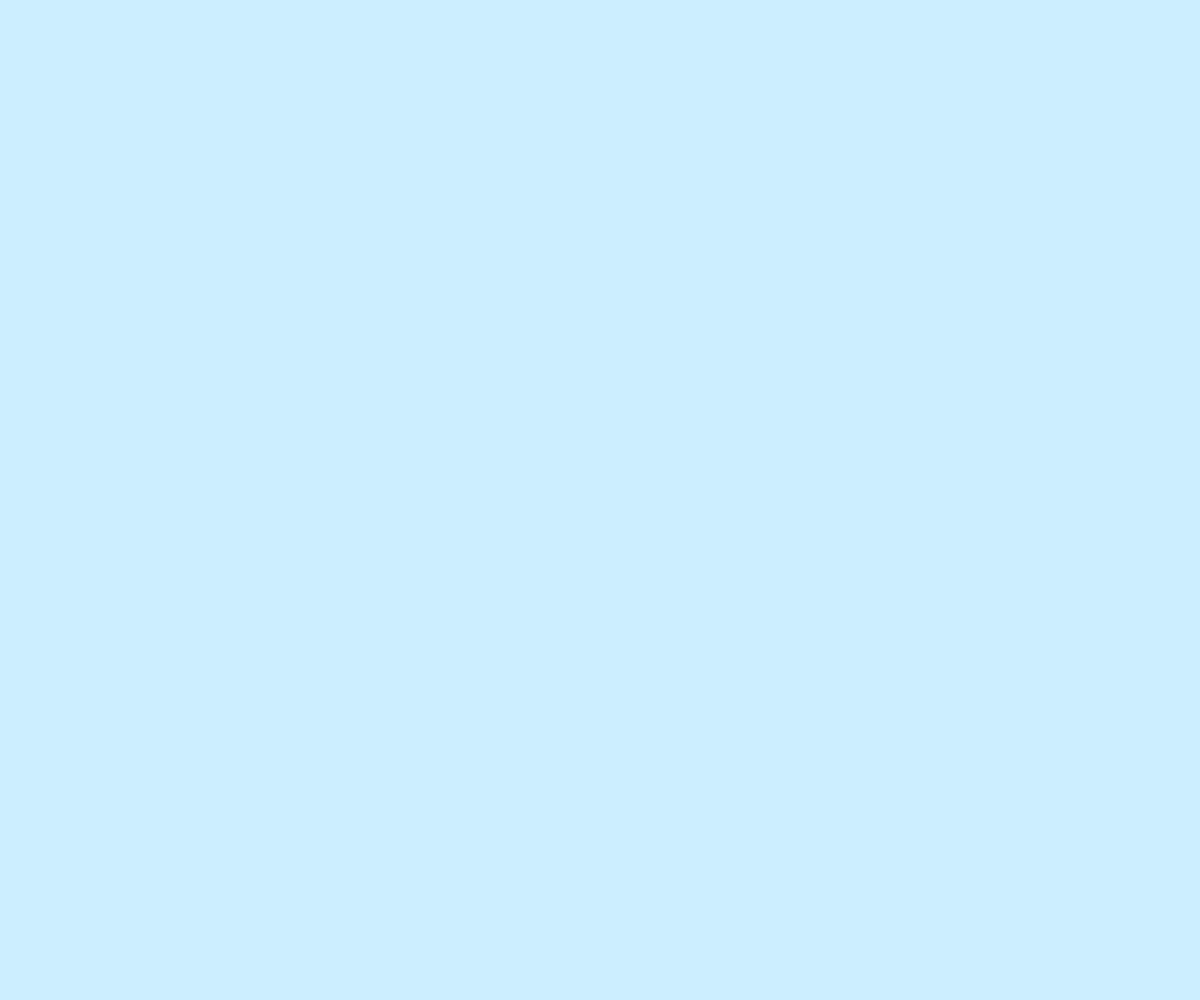
Frame 1 (no input)
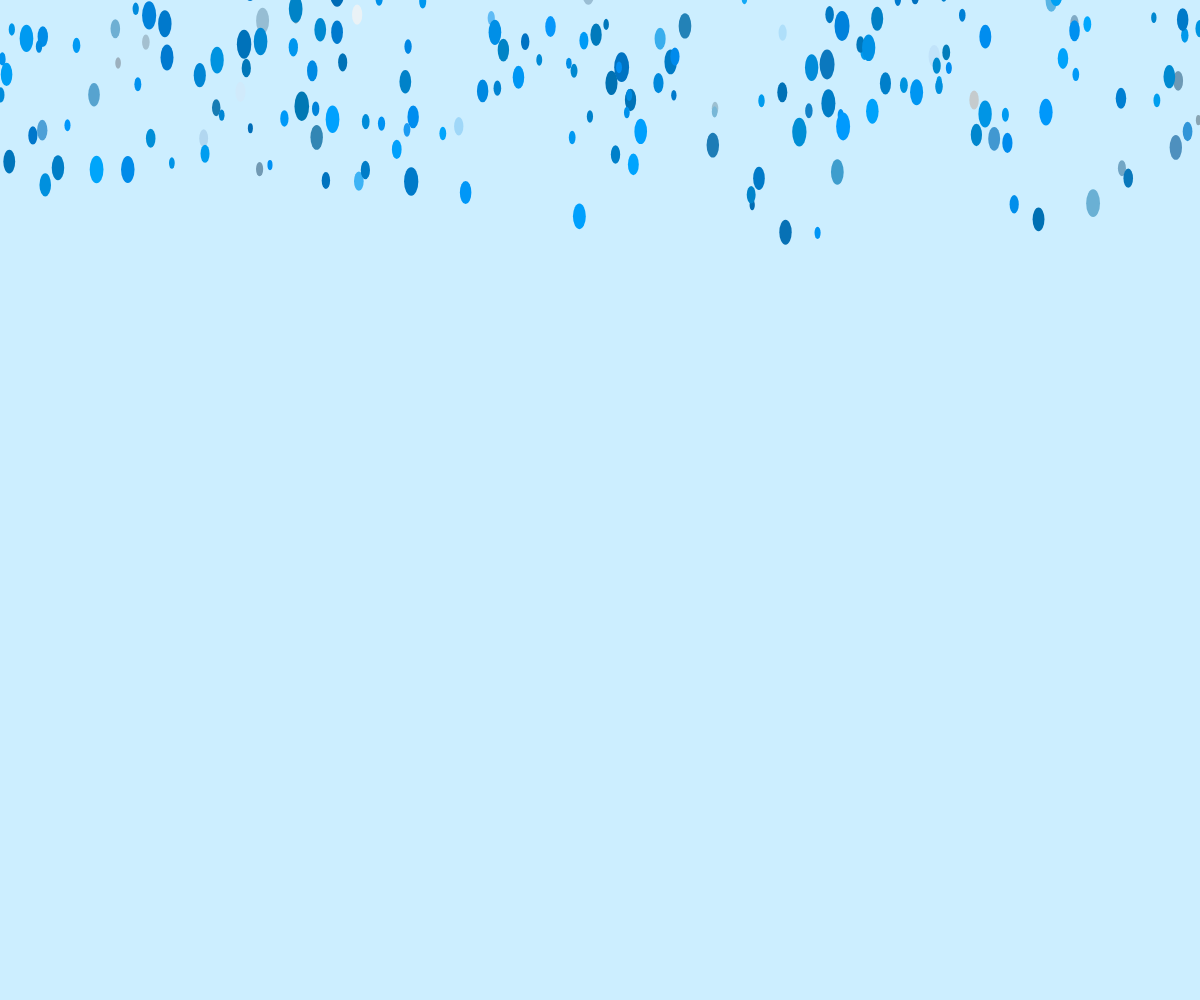
Frame 60 (no input)
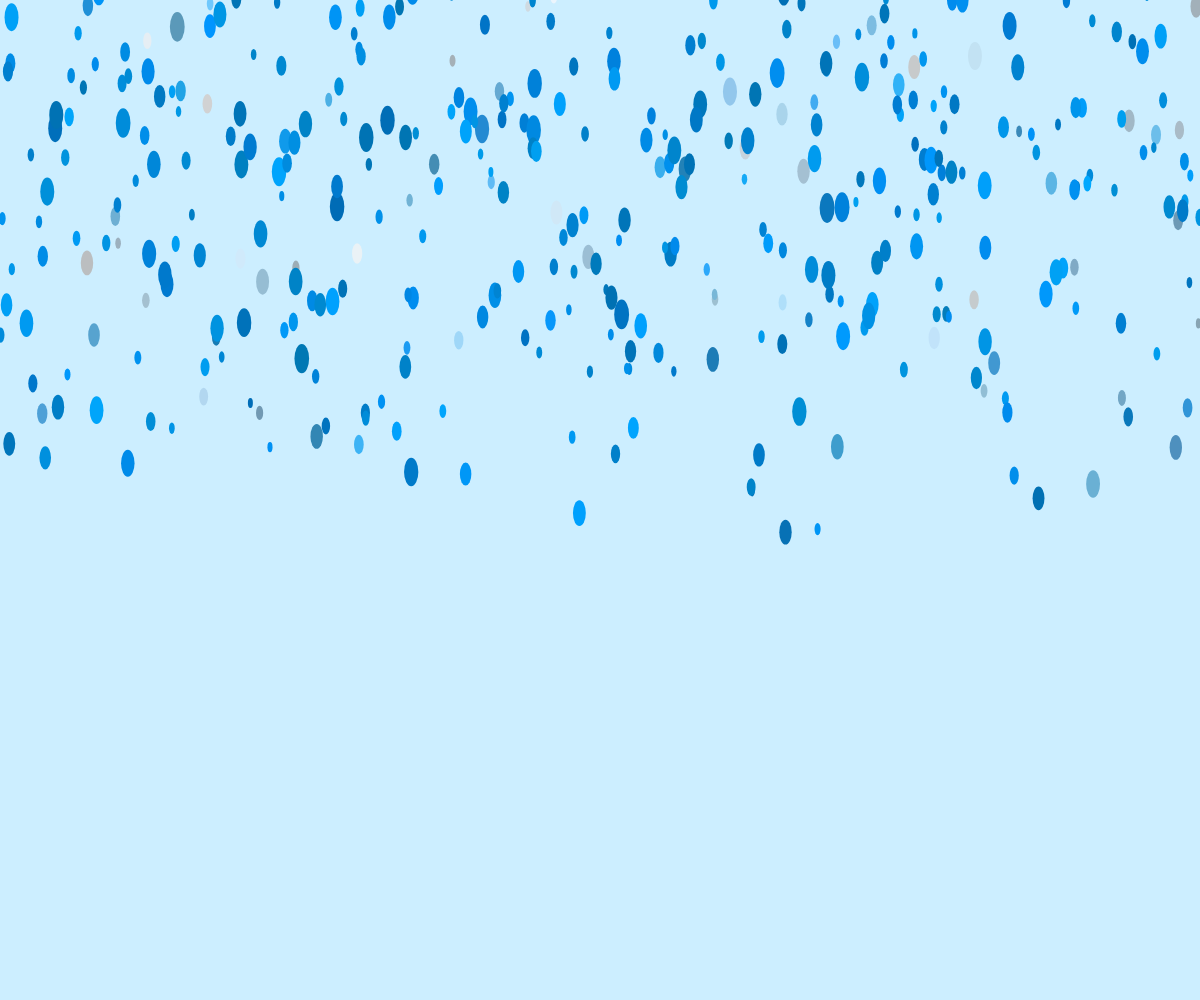
Frame 120 (the mouse pressed at the canvas centre since frame 60)

The p5.js sketch that drew these frames (run headless with seeded random() and noise() and a simulated clock; from frame 60 on, the mouse is pressed at the canvas centre):

// p5.js sketch
// ── sketch.js

let numRaindrops = 500; // total number of raindrops
let x = [];
let y = [];
let size = [];
let speed = [];
let h = [];
let s = [];
let b = [];


function setup() {
  createCanvas(windowWidth, windowHeight);
  noStroke();
  colorMode(HSB);
  for (let i = 0; i < numRaindrops; i++) {
    x[i] = random(width);
    y[i] = random(-500, -50);
    size[i] = random(5, 15);
    speed[i] = random(2, 5);
    h[i] = random(200, 205);
    s[i] = random(70, 90);
    b[i] = random(70, 100);
  }
  
}

function draw() {
  background(200,20,100);
  for (let i = 0; i < numRaindrops; i++) {
    fill(h[i], [i], b[i]);
    ellipse(x[i], y[i], size[i], size[i] * 2);
    y[i] += speed[i];
    if (y[i] > height) {
      y[i] = random(-200, -50);
      x[i] = random(width);
      size[i] = random(5, 15);
      speed[i] = random(2, 5);
      h[i] = random(200, 205);
      s[i] = random(70, 90);
      b[i] = random(70, 100);
    }
  }
 
}



function windowResized() {
  resizeCanvas(windowWidth, windowHeight);
}
